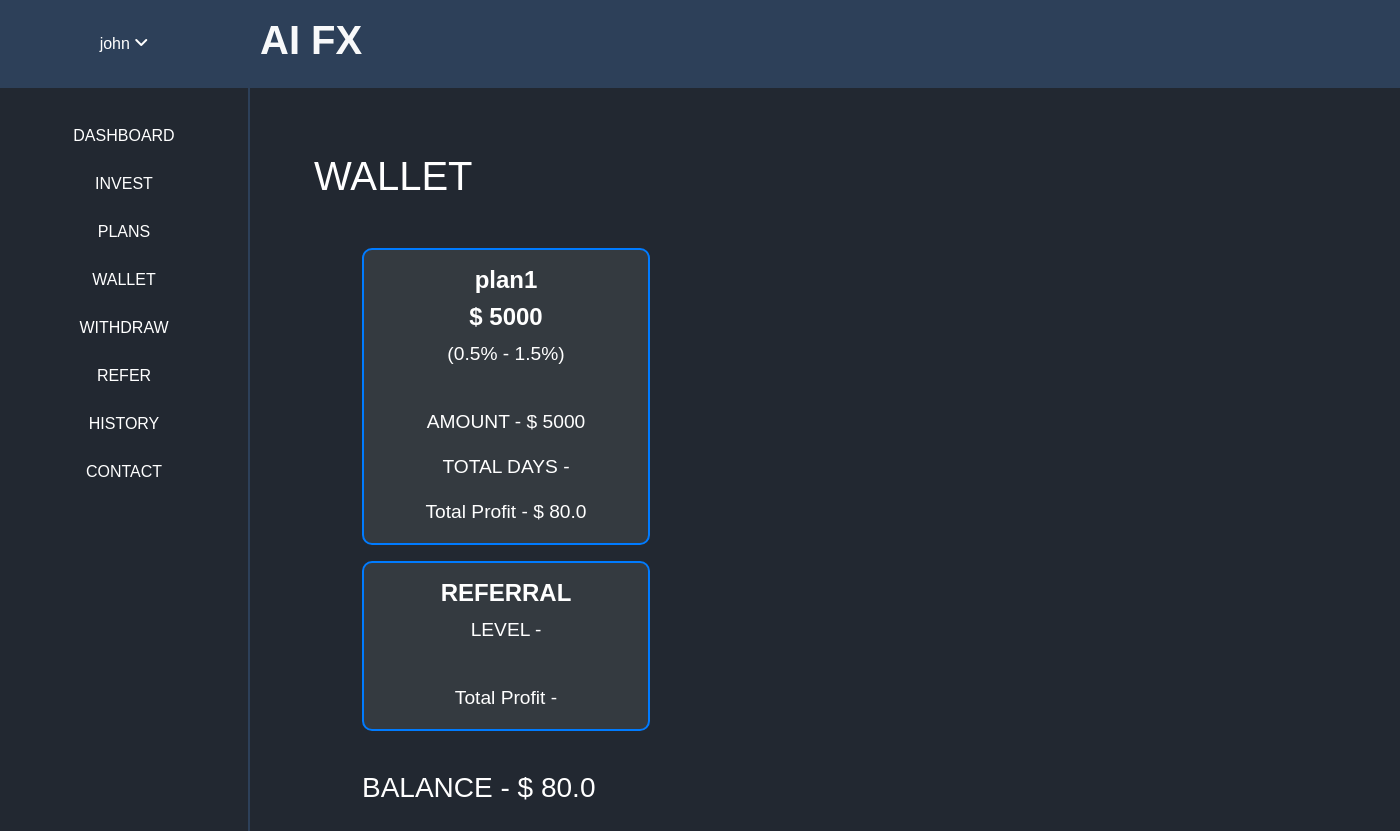
The app's page /profit/ (signed in) with its own data.
### home/models.py (models this page shows)
class User_plan(models.Model):
    user = models.ForeignKey(User, on_delete=models.CASCADE)
    plan = models.ForeignKey(Plans, on_delete=models.CASCADE)
    invested_amount = models.CharField(max_length=100)
    user_status = models.CharField(max_length=100)
    user_profit = models.CharField(max_length=100)

class Plans(models.Model):
    plan_name = models.CharField(max_length=100)
    plan_min_price = models.CharField(max_length=100)
    plan_max_price = models.CharField(max_length=100)
    plan_min_percentage = models.CharField(max_length=100)
    plan_max_percentage = models.CharField(max_length=100)

### home/views.py (the view)
# urls.py: path('profit/', login_required(views.Profit_view.as_view()), name='profit'),
class Profit_view(View):
    def get(self,request):
        user_plan = models.User_plan.objects.get(user=request.user)
        context = {
            "user_plan": user_plan,
        }
        return render(request, 'user/profit.html', context=context)

### templates/user/profit.html (shortened to what this page needs)
{% extends 'user/base.html' %}
{% block content%}
<div class="m-5">
<h1 class="text-white"> WALLET </h1>
<div class="m-5">
        {% if user_plan %}
        <div class="card text-white mb-3 custom-link" style="max-width: 18rem; text-decoration: none; border: 2px solid #007BFF; border-radius: 10px; transition: transform 0.2s; background-color: #343a40;">
            <div class="card-body">
                <h4 class="card-title text-center"><strong>{{ user_plan.plan.plan_name }}</strong></h4>
                <h4 class="card-title text-center"><strong>$ {{ user_plan.invested_amount }}</strong></h4>
                <p class="card-text text-center" style="font-size: 1.2em;">({{ user_plan.plan.plan_min_percentage }}% - {{ user_plan.plan.plan_max_percentage }}%)</p>
                <br>
                <p class="card-text text-center" style="font-size: 1.2em;">AMOUNT - $ {{ user_plan.invested_amount }}</p>
                <p class="card-text text-center" style="font-size: 1.2em;">TOTAL DAYS - </p>
                <p class="card-text text-center" style="font-size: 1.2em;">Total Profit - $ {{ user_plan.user_profit }}</p>
            </div>
        </div>
        {% endif %}
                <div class="card text-white mb-3 custom-link" style="max-width: 18rem; text-decoration: none; border: 2px solid #007BFF; border-radius: 10px; transition: transform 0.2s; background-color: #343a40;">
                    <div class="card-body">
                        <h4 class="card-title text-center"><strong>
                            REFERRAL</strong></h4>
                        <p class="card-text text-center" style="font-size: 1.2em;">LEVEL -</p>
                        <br>
                        <p class="card-text text-center" style="font-size: 1.2em;">Total Profit - </p>
                    </div>
                </div>
                <br>
                <h3 class="text-white"> BALANCE - $ {{ user_plan.user_profit }}</h3>
{% endblock %}

### templates/user/navbar.html (shortened to what this page needs)
<div class="sidenav" style="background-color: #222831; border-right: 2px solid #2d4059;">
    <div class="sidenav-header py-3" style="background-color: #2d4059;">
        <div class="dropdown">
            <button onclick="myFunction()" class="dropbtn"> {{ user.username }} <i class="fa-solid fa-angle-down"></i></button>
          </div>
    </div>
    <ul style=" background-color: #222831;" class="py-4">
        <li class="list-item py-2">
            <a href="{% url 'user_dashboard' %}">
                DASHBOARD
            </a>
        </li>
          <li class="list-item py-2">
              <a href="{% url 'payment' %}">
                  INVEST
              </a>
          </li>
          <li class="list-item py-2">
              <a href="{% url 'plans' %}">
                  PLANS
              </a>
          </li>
          <li class="list-item py-2">
              <a href="{% url 'profit' %}">
                  WALLET
              </a>
          </li>
          <li class="list-item py-2">
            <a href="{% url 'withdraw' %}">
                WITHDRAW
            </a>
        </li>
        <li class="list-item py-2">
            <a href="{% url 'refer' %}">
                REFER
            </a>
        </li>
        <li class="list-item py-2">
            <a href="{% url 'history' action='payments' %}">
                HISTORY
            </a>
        </li>
        <li class="list-item py-2">
            <a href="{% url 'contact' %}">
                CONTACT
            </a>
        </li>
      </ul>
</div>

### static/css/styles.css (style rules this page uses)
body { margin: 0; padding: 0; font-family: Arial, sans-serif; }
.dropbtn { background-color: #3498DB; color: white; padding: 16px; font-size: 16px; border: none; cursor: pointer; }
.dropdown { position: relative; display: inline-block; }
.sidenav { height: 100%; width: 250px; position: fixed; top: 0; left: 0; background-color: #222831; overflow-x: hidden; transition: 0.5s; }
.sidenav-header { background-color: #ff5722; color: #fff; text-align: center; }
.sidenav ul { list-style: none; padding: 0; }
.sidenav ul li { text-align: center; }
.sidenav a { text-decoration: none; color: #fff; display: block; transition: 0.3s; }

### templates/user/base.html (style rules this page uses)
.sidenav { z-index: 1; }
.sidenav .dropdown .dropbtn { background-color: #2d4059; }
.dropdown { width: 100%; height: 100%; }
.dropdown .dropbtn { width: 100%; height: 100%; }
.sidenav a { padding: 0.25em 0; }

### records on screen
User_plan: plan.plan_name "plan1", invested_amount "5000", plan.plan_min_percentage "0.5", plan.plan_max_percentage "1.5", user_profit "80.0"

### other values on screen
{{ user.username }} "john"
